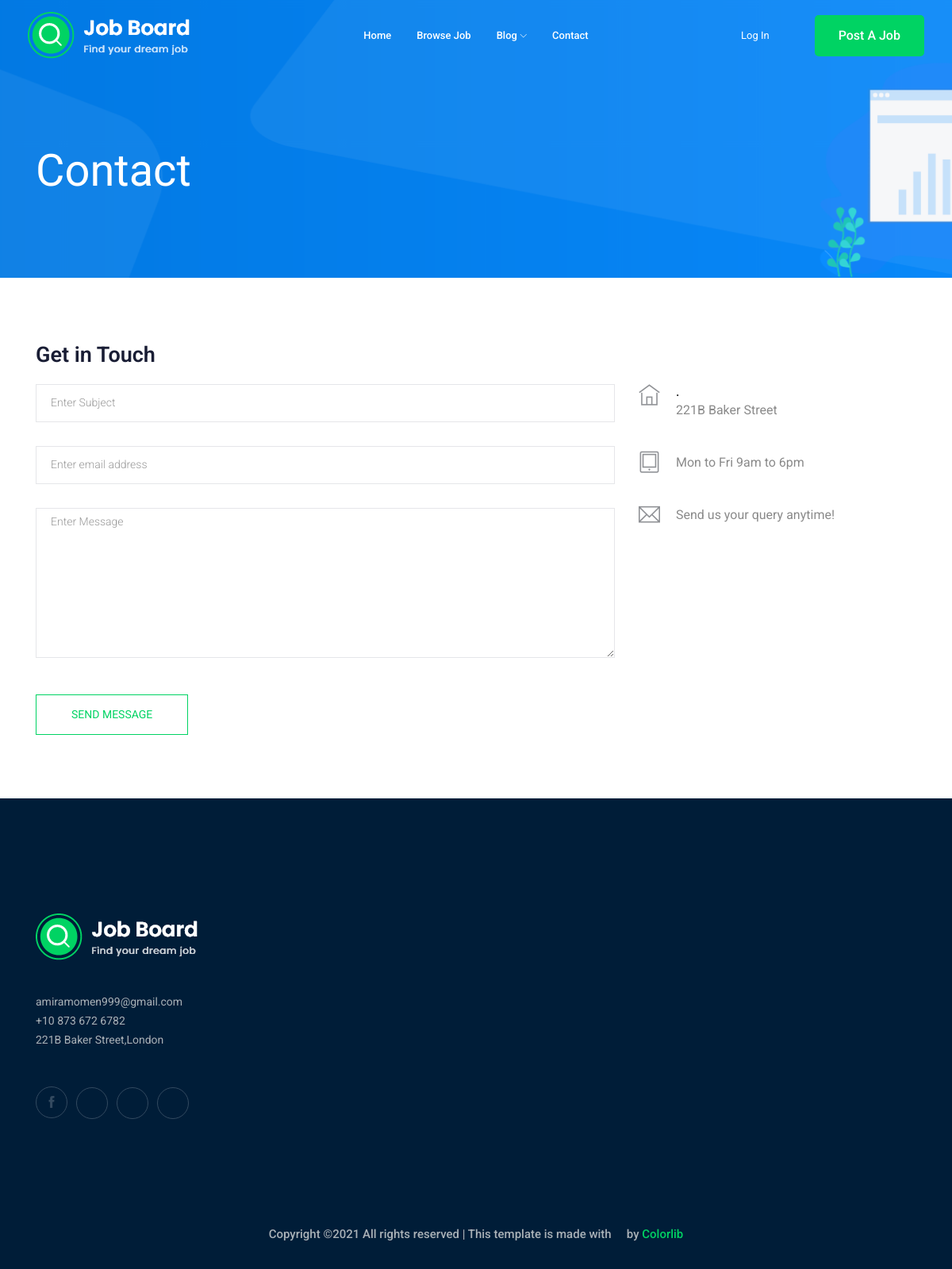
The app's page /contact-us/, older data.
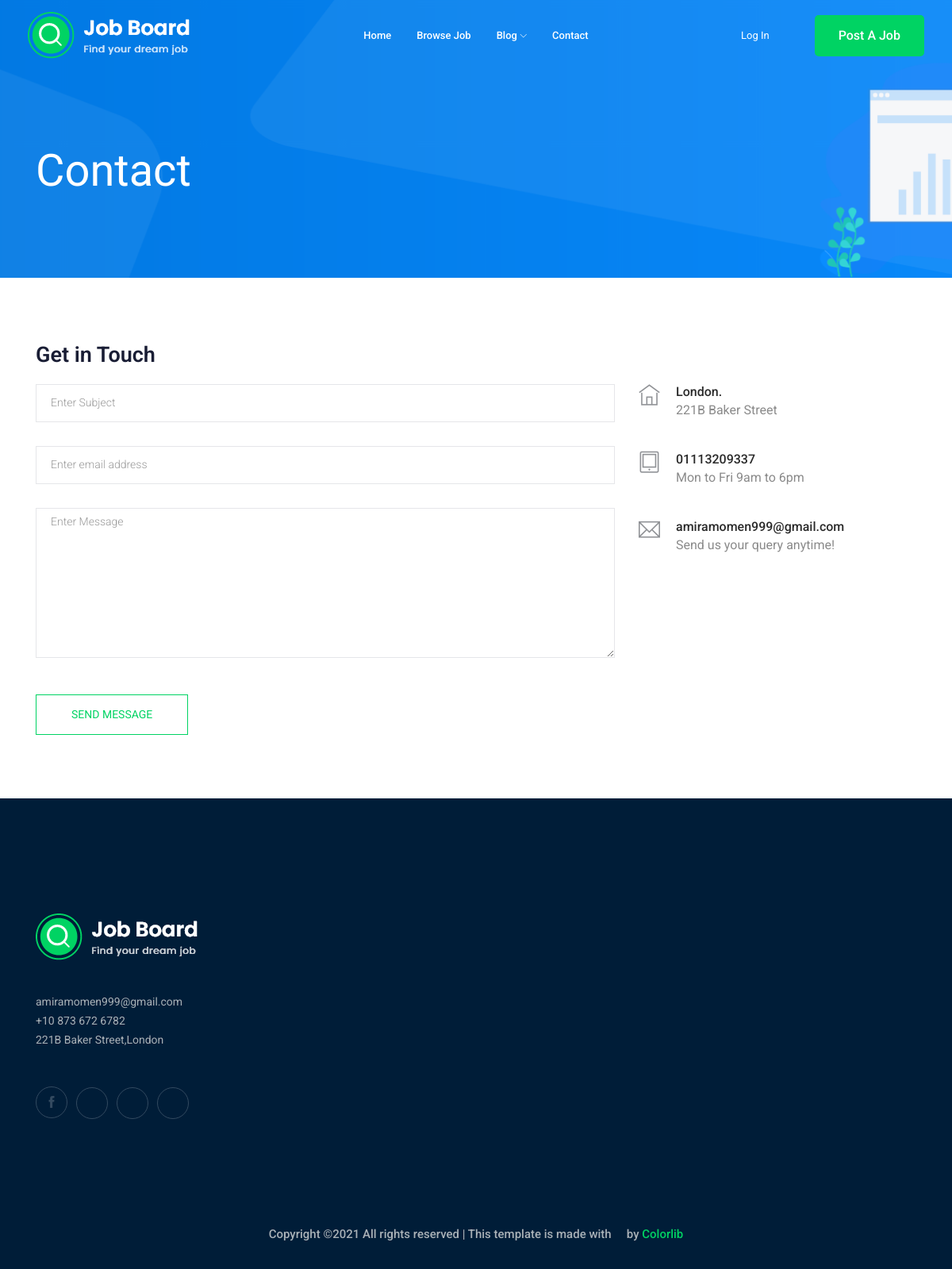
The same page, newer data.
### contact/models.py (models this page shows)
class Info(models.Model):
    Place = models.CharField(max_length=50)
    Phone = models.CharField(max_length=15)
    Email = models.EmailField(max_length=100)
    class Meta:
        verbose_name = ("Info")
        verbose_name_plural = ("InfoS")

### contact/views.py (the view, shortened to what this page needs)
# urls.py: path('',views.send_message,name='send_message'),
def send_message(request):
    myinfo = Info.objects.first()
    context = {'myinfo':myinfo}
    return render(request,'contact/contact.html',context)

### contact/templates/contact/contact.html (shortened to what this page needs)
{% extends "base.html" %}
{% block body %}
    <div class="bradcam_area bradcam_bg_1">
        <div class="container">
            <div class="row">
                <div class="col-xl-12">
                    <div class="bradcam_text">
                        <h3>contact</h3>
                    </div>
                </div>
            </div>
        </div>
    </div>
  <section class="contact-section section_padding">
    <div class="container">
      <div class="row">
        <div class="col-12">
          <h2 class="contact-title">Get in Touch</h2>
        </div>
        <div class="col-lg-8">
          <form class="form-contact contact_form" method='post' >
            <div class="row">
              <div class="col-12">
                <div class="form-group">
                  <input class="form-control" name="subject" id="subject" type="text" onfocus="this.placeholder = ''" onblur="this.placeholder = 'Enter Subject'" placeholder = 'Enter Subject'>
                </div>
              </div>
             <div class="col-sm-12">
                <div class="form-group">
                  <input class="form-control" name="email" id="email" type="email" onfocus="this.placeholder = ''" onblur="this.placeholder = 'Enter email address'" placeholder = 'Enter email address'>
                </div>
             </div>
             <div class="col-12">
                <div class="form-group">
                    <textarea class="form-control w-100" name="message" id="message" cols="30" rows="9" onfocus="this.placeholder = ''" onblur="this.placeholder = 'Enter Message'" placeholder = 'Enter Message'></textarea>
                </div>
             </div>
            </div>
            <div class="form-group mt-3">
              <button type="submit" class="button button-contactForm btn_4 boxed-btn">Send Message</button>
            </div>
          </form>
        </div>
        <div class="col-lg-4">
          <div class="media contact-info">
            <span class="contact-info__icon"><i class="ti-home"></i></span>
            <div class="media-body">
              <h3>{{myinfo.Place}}.</h3>
              <p> 221B Baker Street </p>
            </div>
          </div>
          <div class="media contact-info">
            <span class="contact-info__icon"><i class="ti-tablet"></i></span>
            <div class="media-body">
              <h3>{{myinfo.Phone}}</h3>
              <p>Mon to Fri 9am to 6pm</p>
            </div>
          </div>
          <div class="media contact-info">
            <span class="contact-info__icon"><i class="ti-email"></i></span>
            <div class="media-body">
              <h3>{{myinfo.Email}}</h3>
              <p>Send us your query anytime!</p>
            </div>
          </div>
        </div>
      </div>
    </div>
  </section>
{% endblock body %}

### templates/base.html (shortened to what this page needs)
{% load static %}
<!doctype html>
<html class="no-js" lang="zxx">
<head>
    <link rel="stylesheet" href="{% static 'css/bootstrap.min.css' %}">
    <link rel="stylesheet" href="{% static 'css/owl.carousel.min.css' %}">
    <link rel="stylesheet" href="{% static 'css/magnific-popup.css' %}">
    <link rel="stylesheet" href="{% static 'css/font-awesome.min.css' %}">
    <link rel="stylesheet" href="{% static 'css/themify-icons.css' %}">
    <link rel="stylesheet" href="{% static 'css/nice-select.css' %}">
    <link rel="stylesheet" href="{% static 'css/flaticon.css' %}">
    <link rel="stylesheet" href="{% static 'css/jquery-ui.css' %}">
    <link rel="stylesheet" href="{% static 'css/gijgo.css' %}">
    <link rel="stylesheet" href="{% static 'css/animate.min.css' %}">
    <link rel="stylesheet" href="{% static 'css/slicknav.css' %}">
    <link rel="stylesheet" href="{% static 'css/style.css' %}">
    <link rel="stylesheet" href="{% static 'c/mystyle.css' %} ">
</head>
<body>
    <header>
        <div class="header-area ">
            <div id="sticky-header" class="main-header-area">
                <div class="container-fluid ">
                    <div class="header_bottom_border">
                        <div class="row align-items-center">
                            <div class="col-xl-3 col-lg-2">
                                <div class="logo">
                                    <a href="index.html">
                                        <img src="{% static 'img/logo.png' %}"alt="">
                                    </a>
                                </div>
                            </div>
                            <div class="col-xl-6 col-lg-7">
                                <div class="main-menu  d-none d-lg-block">
                                    <nav>
                                        <ul id="navigation">
                                            <li><a href="{%url 'home:home' %}">Home</a></li>
                                            <li><a href="{% url 'jobs:job_list'%}">Browse Job</a></li>
                                            <li><a href="#"> Blog <i class="ti-angle-down"></i></a>
                                            </li>
                                            <li><a href="{% url 'contact:send_message'%}">Contact</a></li>
                                        </ul>
                                    </nav>
                                </div>
                            </div>
                             <div class="col-xl-auto col-lg-7">
                                <div class="main-menu  d-none d-lg-block">
                                    <nav>
                                        <ul id="navigation">
                                          {%if request.user.is_authenticated %}
                                            <li><a href="#"> Profile<i class="ti-angle-down"></i></a>
                                                <ul class="submenu">
                                                    <li><a href="{% url 'accounts:profile' %}">Profile</a></li>
                                                    <li><a href="{% url 'accounts:profile_edit' %}"> Edit Profile </a></li>
                                                    <li><a href="{% url 'logout' %}">Logout</a></li>
                                                </ul>
                                            </li>
                                          {%else %}
                                          <div class="col-xl-auto col-lg-3 d-none d-lg-block">
                                            <div class="Appointment">
                                                <li class="phone_num d-none d-xl-block" >
                                                <a href="{% url 'login' %}">Log in</a>
                                                </li>
                                            </div>
                                          </div>
                                          {%endif%}
                                        </ul>
                                    </nav>
                                </div>
                             </div>
                            <div class="col-xl-auto col-lg-3 d-none d-lg-block">
                                <div class="Appointment">
                                    <div class="d-none d-lg-block">
                                        <a class="boxed-btn3" href="{% url 'jobs:add_job'%}">Post a Job</a>
                                    </div>
                                </div>
                            </div>
                        </div>
                    </div>
                </div>
            </div>
        </div>
  {% block body %}
 {% endblock %}
</header>
    <footer class="footer">
        <div class="footer_top">
            <div class="container">
                <div class="row">
                    <div class="col-xl-3 col-md-6 col-lg-3">
                        <div class="footer_widget wow fadeInUp" data-wow-duration="1s" data-wow-delay=".3s">
                            <div class="footer_logo">
                                <a href="#">
                                    <img src="{% static 'img/logo.png'%}" alt="">
                                </a>
                            </div>
                            <p>
                                amiramomen999@gmail.com <br>
                                +10 873 672 6782 <br>
                                221B Baker Street,London
                            </p>
                            <div class="socail_links">
                                <ul>
                                    <li>
                                        <a href="#">
                                            <i class="ti-facebook"></i>
                                        </a>
                                    </li>
                                    <li>
                                        <a href="#">
                                            <i class="fa fa-google-plus"></i>
                                        </a>
                                    </li>
                                    <li>
                                        <a href="#">
                                            <i class="fa fa-twitter"></i>
                                        </a>
                                    </li>
                                    <li>
                                        <a href="#">
                                            <i class="fa fa-instagram"></i>
                                        </a>
                                    </li>
                                </ul>
                            </div>
                        </div>
                    </div>
                </div>
            </div>
        </div>
        <div class="copy-right_text wow fadeInUp" data-wow-duration="1.4s" data-wow-delay=".3s">
            <div class="container">
                <div class="row">
                    <div class="col-xl-12">
                        <p class="copy_right text-center">
Copyright &copy;<script>document.write(new Date().getFullYear());</script> All rights reserved | This template is made with <i class="fa fa-heart-o" aria-hidden="true"></i> by <a href="https://colorlib.com" target="_blank">Colorlib</a>
                        </p>
                    </div>
                </div>
            </div>
        </div>
    </footer>
</body>
</html>

Row changes from the older to the newer data that the page shows:
added Info: Place "London", Phone "01113209337", Email "amiramomen999@gmail.com"
